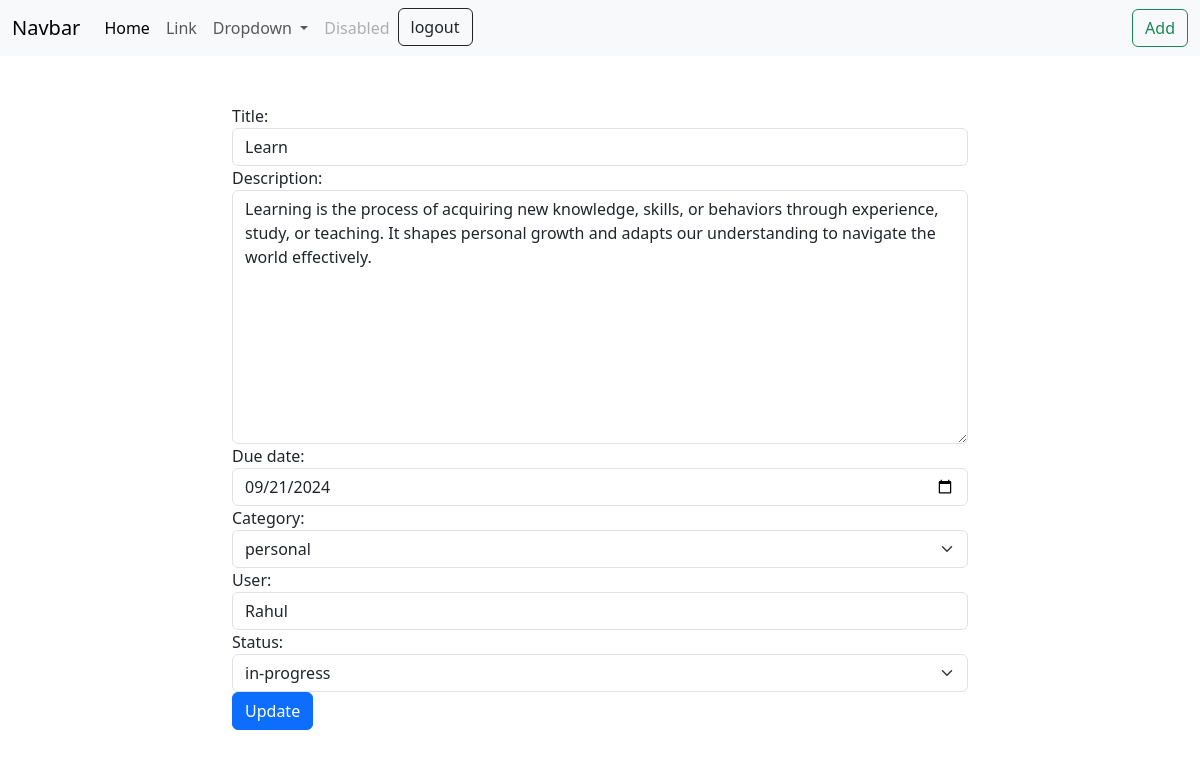
/task/1/update/, run on the app's committed database.
### notes/models.py (models this page shows, shortened)
class Task(models.Model):
    title=models.CharField(max_length=200)
    description=models.TextField()
    created_date=models.DateTimeField(auto_now_add=True)
    due_date=models.DateTimeField(null=True)
    category_choices=(
        ("personal","personal"),
        ("business","business")
    )
    category=models.CharField(max_length=200,choices=category_choices,default="personal")
    status_choices=(
        ("pending","pending"),
        ("in-progress","in-progress"),
        ("done","done")
    )
    status=models.CharField(max_length=200,choices=status_choices,default="pending")
    updated_date=models.DateTimeField(auto_now=True)
    user=models.CharField(max_length=200)

### notes/views.py (the view, shortened to what this page needs)
# urls.py: path("task/<int:pk>/update/",views.TaskUpdateView.as_view(),name="task-update"),
class TaskUpdateView(View):
    def get(self,request,*args,**kwargs):
        id=kwargs.get("pk")
        task_obj=Task.objects.get(id=id)
        form_instance=TaskForm(instance=task_obj)
        form_instance.fields["status"]=forms.ChoiceField(choices=Task.status_choices,widget=forms.Select(attrs={"class":"form-control form-select"}),initial=task_obj.status)
        return render(request,"task_edit.html",{"form":form_instance})

### notes/forms.py
class TaskForm(forms.ModelForm):
    class Meta:
        model=Task
        exclude=("created_date","status","updated_date")
        widgets={
            "title":forms.TextInput(attrs={"class":"form-control"}),
            "description":forms.Textarea(attrs={"class":"form-control"}),
            "due_date":forms.DateInput(attrs={"class":"form-control","type":"date"}),
            "category":forms.Select(attrs={"class":"form-control form-select"}),
            "user":forms.TextInput(attrs={"class":"form-control"}),
        }

### notes/templates/task_edit.html (shortened to what this page needs)
{%extends 'basepage.html'%}
{%block main_block%}
    <div class="container py-5">
        <div class="row">
            <div class="col-2"></div>
            <div class="col-8">
                <form action="" method="post">
                    {{form}}
                    <button type="submit" class="btn btn-primary">Update</button>
                </form>
            </div>
            <div class="col-2"></div>
        </div>
    </div>
{%endblock%}

### data on the page
Task: title "Learn", description "Learning is the process of acquiring new knowledge, skills, or behaviors through experience, study, or teaching. It shapes personal growth and adapts our understanding to navigate the world effectively.", due_date "09/21/2024", category "personal", user "Rahul", status "in-progress"
